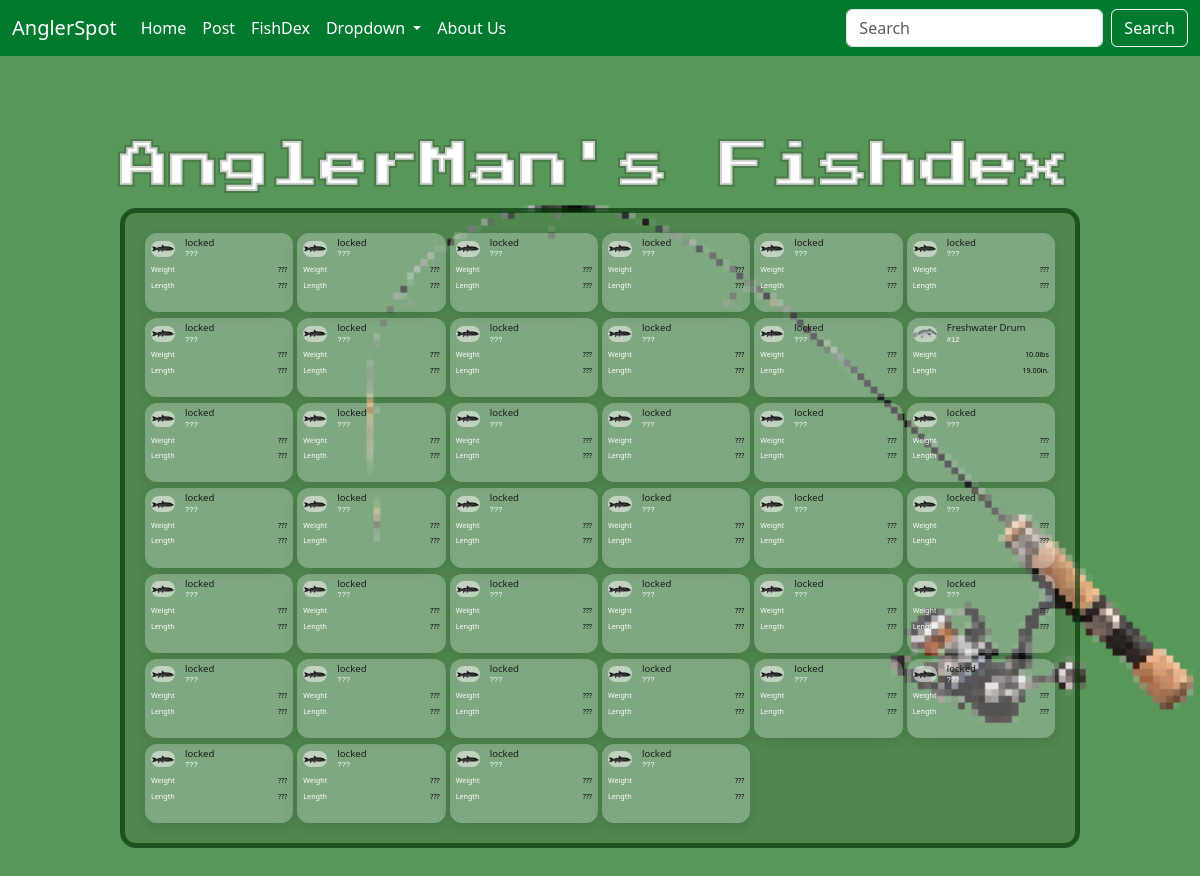
/fishdex/2/, run on the app's committed database.
### angler/models/user.py (models this page shows, shortened)
class User(AbstractUser):
    is_private = models.BooleanField(default=False)
    points = models.PositiveIntegerField(default=0) #previous idea have a cap on points validators=[MaxValueValidator(5000)]
    @property
    def get_profile_name(self):
        return Profile.objects.get(user=self).profile_name

class Profile(models.Model):
    user = models.OneToOneField(User, on_delete=models.CASCADE)
    profile_image = models.ImageField(default='default_profile_img.jpg', upload_to='profile_img/', null=False, blank=True)
    profile_name = models.CharField(max_length=16, blank=True)
    bio = models.TextField(max_length=500, blank=True)

### angler/models/fish.py (models this page shows, shortened)
class Fish(models.Model):
    name = models.CharField(max_length=100, unique=True)
    fish_group = models.CharField(max_length=100, blank=True) #i.e bass is the group and the fish name would be large mouth bass
    weight = models.DecimalField(max_digits=5, decimal_places=1) # i.e 1230.9
    length = models.DecimalField(max_digits=5, decimal_places=2) # standard unnit will be inches (form will accept feet and or inches then convert to inches) i.e 234.43
    shiny = models.BooleanField(default=False)
    fish_avatar = models.ImageField(upload_to=content_file_name) #will be stock image for type of fish

class FishEntry(models.Model):
    fish = models.ForeignKey(Fish, on_delete=models.CASCADE)
    fish_dex = models.ForeignKey(FishDex, on_delete=models.CASCADE)
    entry_weight = models.DecimalField(max_digits=5, decimal_places=1)
    entry_length = models.DecimalField(max_digits=5, decimal_places=2)
    fish_dex_image = models.ImageField(upload_to='fishdex_img/', blank=True)
    tackle = models.ForeignKey(RodAndReel, null=True, blank=True, on_delete=models.SET_NULL)
    lure = models.ForeignKey(Lure, null=True, blank=True, on_delete=models.SET_NULL)
    caught_at = models.DateTimeField(auto_now=True)
    class Meta:
        unique_together = ('fish', 'fish_dex')

### angler/views/fish_dex.py (the view)
# urls.py: path('fishdex/<int:user_id>/', FishDexView.as_view(), name='fishdex'),
class FishDexView(View):
    def get (self, request, user_id):
        user = get_object_or_404(User, id=user_id)
        fish_entries = FishEntry.objects.filter(fish_dex=FishDex.objects.get(user_id=user_id))
        locked_fish = Fish.objects.exclude(id__in=fish_entries.values_list('fish_id'))
        all_fish = Fish.objects.all()
        print('total fish: ',all_fish.count())
        context = { 'user':user,
                    'fish_entries':fish_entries,
                    'locked_fish':locked_fish,
                    'all_fish':all_fish}
        return render(request, 'angler/fishdex/fish_dex.html', context)

### angler/templates/angler/fishdex/fish_dex.html (shortened to what this page needs)
{% extends 'angler/base.html'%}
{% block content %}
<body class="app-page">
    <div class="title-row">
        <h2 class="section-title">{{user.get_profile_name}}'s Fishdex</h2>
    </div>
    <div class="practice-box2">
        <div class="obj-grid">
            {% for fish in all_fish %}
                {% for entry in fish_entries %}
                    {% if entry.fish.name == fish.name %}
                        <a href="{% url 'fishdex_detail' fishdex_id=entry.fish_dex.id fish_entry_id=entry.id %}" class="obj-card">
                            <div class="card-header">
                            <img class="obj-img" src="{{ entry.fish.fish_avatar.url }}" alt="{{ obj.name }}" />
                            <div class="card-header-text">
                                <span class="obj-name">{{ entry.fish.name }}</span>
                                <span class="obj-id">#{{ fish.id }}</span>
                            </div>
                            </div>
                            <div class="card-fields">
                            <div class="field-row">
                                <span class="field-label">Weight</span>
                                <span class="field-value">{{ entry.entry_weight }}lbs</span>
                            </div>
                            <div class="field-row">
                                <span class="field-label">Length</span>
                                <span class="field-value">{{ entry.entry_length }}in.</span>
                            </div>
                            </div>
                        </a>
                    {% endif %}
                {% endfor %}
                    {% if fish in locked_fish %}
                        <a aria-disabled="true" class="obj-card">
                            <div class="card-header">
                            <img class="obj-img" src="{{MEDIA_URL}}fish/locked-fish.png" alt="{{ obj.name }}" />
                            <div class="card-header-text">
                                <span class="obj-name">locked</span>
                                <span class="obj-id">???</span>
                            </div>
                            </div>
                            <div class="card-fields">
                            <div class="field-row">
                                <span class="field-label">Weight</span>
                                <span class="field-value">???</span>
                            </div>
                            <div class="field-row">
                                <span class="field-label">Length</span>
                                <span class="field-value">???</span>
                            </div>
                            </div>
                        </a>
                    {% endif %}
        {% endfor %}
        </div>
    </div>
</body>
{% endblock %}

### angler/static/css/style.css (style rules this page uses)
a { text-decoration: none; color: green; }
img { background: transparent; }
body.app-page { background-image: url("../icons/rod.png"); background-repeat: no-repeat; background-size: 70%; background-position: right center; background-attachment: fixed; }
.practice-box2 { position: relative; width: 80vw; height: 80vh; border: 5px solid #0133059d; margin: 0 auto 10vh; box-sizing: border-box; padding: 20px; border-radius: 16px; overflow: hidden; background-color: #0000001a; }
.obj-grid { display: grid; grid-template-columns: repeat(6, 1fr); grid-auto-rows: 1fr; gap: .5vw .5vh; height: 100%; width: 100%; align-content: stretch; box-sizing: border-box; }
.obj-card { min-height: 0; box-sizing: border-box; box-shadow: 0px 4px 15px rgba(0, 0, 0, 0.13); background: rgba(255, 255, 255, 0.274); border: 1.5px solid var(--color-border-tertiary); border-radius: 12px; padding: 0.5vh 0.5vw; display: flex; flex-direction: column; gap: 0.5vh; cursor: pointer; text-decoration: none; color: inherit; overflow: hidden; transition: border-color 0.15s, background 0.15s, transform 0.1s; }
.card-header { display: flex; align-items: center; gap: 10px; }
.card-header-text { min-width: 0; display: flex; flex-direction: column; }
.obj-img { width: 2vw; height: 2vh; border-radius: 8px; object-fit: contain; flex-shrink: 0; background: #f1f1f194; }
.obj-name { font-size: 0.8vw; font-weight: 500; white-space: nowrap; overflow: hidden; text-overflow: ellipsis; line-height: 1.3; color: #1a1a1a; }
.obj-id { font-size: 0.6vw; color: #ffffff; font-family: monospace; }
.card-fields { display: flex; flex-direction: column; gap: 5px; }
.field-row { display: flex; justify-content: space-between; align-items: center; gap: 6px; }
.field-label { font-size: 0.6vw; color: #ffffff; white-space: nowrap; }
.field-value { font-size: 0.6vw; color: #000000; text-align: right; white-space: nowrap; overflow: hidden; text-overflow: ellipsis; max-width: 90px; }
.title-row { width: 80vw; margin: 10vh auto 12px; display: flex; align-items: center; justify-content: space-between; }
.section-title { width: 80vw; margin: 0; font-size: 50px; font-weight: 500; font-family: 'Press Start 2P'; color: #ffffff; -webkit-text-stroke: 4px #0000002f; }
body { background-color: #599759; }

### data on the page
User: get_profile_name "AnglerMan"
Fish: id "12"
FishEntry: fish.fish_avatar (picture), fish.name "Freshwater Drum", entry_weight "10.0", entry_length "19.00"
